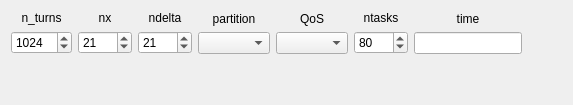
          <widget class="QWidget" name="tab_20">
           <attribute name="title">
            <string>Production</string>
           </attribute>
           <layout class="QVBoxLayout" name="verticalLayout_84">
            <item>
             <layout class="QHBoxLayout" name="horizontalLayout_45">
              <item>
               <layout class="QVBoxLayout" name="verticalLayout_85">
                <item>
                 <widget class="QLabel" name="label_117">
                  <property name="text">
                   <string>n_turns</string>
                  </property>
                  <property name="alignment">
                   <set>Qt::AlignCenter</set>
                  </property>
                 </widget>
                </item>
                <item>
                 <widget class="QSpinBox" name="spinBox_n_turns_fmap_px_prod">
                  <property name="sizePolicy">
                   <sizepolicy hsizetype="Preferred" vsizetype="Fixed">
                    <horstretch>0</horstretch>
                    <verstretch>0</verstretch>
                   </sizepolicy>
                  </property>
                  <property name="minimum">
                   <number>3</number>
                  </property>
                  <property name="maximum">
                   <number>10000</number>
                  </property>
                  <property name="value">
                   <number>1024</number>
                  </property>
                 </widget>
                </item>
               </layout>
              </item>
              <item>
               <layout class="QVBoxLayout" name="verticalLayout_86">
                <item>
                 <widget class="QLabel" name="label_118">
                  <property name="text">
                   <string>nx</string>
                  </property>
                  <property name="alignment">
                   <set>Qt::AlignCenter</set>
                  </property>
                 </widget>
                </item>
                <item>
                 <widget class="QSpinBox" name="spinBox_nx_fmap_px_prod">
                  <property name="sizePolicy">
                   <sizepolicy hsizetype="Preferred" vsizetype="Fixed">
                    <horstretch>0</horstretch>
                    <verstretch>0</verstretch>
                   </sizepolicy>
                  </property>
                  <property name="minimum">
                   <number>3</number>
                  </property>
                  <property name="maximum">
                   <number>1001</number>
                  </property>
                  <property name="value">
                   <number>21</number>
                  </property>
                 </widget>
                </item>
               </layout>
              </item>
              <item>
               <layout class="QVBoxLayout" name="verticalLayout_87">
                <item>
                 <widget class="QLabel" name="label_119">
                  <property name="text">
                   <string>ndelta</string>
                  </property>
                  <property name="alignment">
                   <set>Qt::AlignCenter</set>
                  </property>
                 </widget>
                </item>
                <item>
                 <widget class="QSpinBox" name="spinBox_ndelta_fmap_px_prod">
                  <property name="sizePolicy">
                   <sizepolicy hsizetype="Preferred" vsizetype="Fixed">
                    <horstretch>0</horstretch>
                    <verstretch>0</verstretch>
                   </sizepolicy>
                  </property>
                  <property name="minimum">
                   <number>3</number>
                  </property>
                  <property name="maximum">
                   <number>1001</number>
                  </property>
                  <property name="value">
                   <number>21</number>
                  </property>
                 </widget>
                </item>
               </layout>
              </item>
              <item>
               <layout class="QVBoxLayout" name="verticalLayout_88">
                <item>
                 <widget class="QLabel" name="label_120">
                  <property name="text">
                   <string>partition</string>
                  </property>
                  <property name="alignment">
                   <set>Qt::AlignCenter</set>
                  </property>
                 </widget>
                </item>
                <item>
                 <widget class="QComboBox" name="comboBox_partition_fmap_px_prod">
                  <property name="sizePolicy">
                   <sizepolicy hsizetype="Preferred" vsizetype="Fixed">
                    <horstretch>0</horstretch>
                    <verstretch>0</verstretch>
                   </sizepolicy>
                  </property>
                 </widget>
                </item>
               </layout>
              </item>
              <item>
               <layout class="QVBoxLayout" name="verticalLayout_162">
                <item>
                 <widget class="QLabel" name="label_169">
                  <property name="text">
                   <string>QoS</string>
                  </property>
                  <property name="alignment">
                   <set>Qt::AlignCenter</set>
                  </property>
                 </widget>
                </item>
                <item>
                 <widget class="QComboBox" name="comboBox_qos_fmap_px_prod">
                  <property name="sizePolicy">
                   <sizepolicy hsizetype="Preferred" vsizetype="Fixed">
                    <horstretch>0</horstretch>
                    <verstretch>0</verstretch>
                   </sizepolicy>
                  </property>
                 </widget>
                </item>
               </layout>
              </item>
              <item>
               <layout class="QVBoxLayout" name="verticalLayout_89">
                <item>
                 <widget class="QLabel" name="label_121">
                  <property name="text">
                   <string>ntasks</string>
                  </property>
                  <property name="alignment">
                   <set>Qt::AlignCenter</set>
                  </property>
                 </widget>
                </item>
                <item>
                 <widget class="QSpinBox" name="spinBox_ntasks_fmap_px_prod">
                  <property name="sizePolicy">
                   <sizepolicy hsizetype="Preferred" vsizetype="Fixed">
                    <horstretch>0</horstretch>
                    <verstretch>0</verstretch>
                   </sizepolicy>
                  </property>
                  <property name="specialValueText">
                   <string/>
                  </property>
                  <property name="minimum">
                   <number>2</number>
                  </property>
                  <property name="maximum">
                   <number>1000</number>
                  </property>
                  <property name="singleStep">
                   <number>2</number>
                  </property>
                  <property name="value">
                   <number>80</number>
                  </property>
                 </widget>
                </item>
               </layout>
              </item>
              <item>
               <layout class="QVBoxLayout" name="verticalLayout_90">
                <item>
                 <widget class="QLabel" name="label_time_common_8">
                  <property name="text">
                   <string>time</string>
                  </property>
                  <property name="alignment">
                   <set>Qt::AlignCenter</set>
                  </property>
                 </widget>
                </item>
                <item>
                 <widget class="QLineEdit" name="lineEdit_time_fmap_px_prod">
                  <property name="sizePolicy">
                   <sizepolicy hsizetype="Preferred" vsizetype="Fixed">
                    <horstretch>0</horstretch>
                    <verstretch>0</verstretch>
                   </sizepolicy>
                  </property>
                  <property name="toolTip">
                   <string>days-hours:minutes:seconds (&quot;days&quot; and &quot;hours&quot; are optional. For example, use &quot;5:00&quot; if you want 5 minutes.) Leave empty if you want to run up to the queue time limit.</string>
                  </property>
                 </widget>
                </item>
               </layout>
              </item>
              <item>
               <spacer name="horizontalSpacer_41">
                <property name="orientation">
                 <enum>Qt::Horizontal</enum>
                </property>
                <property name="sizeHint" stdset="0">
                 <size>
                  <width>40</width>
                  <height>20</height>
                 </size>
                </property>
               </spacer>
              </item>
             </layout>
            </item>
            <item>
             <spacer name="verticalSpacer_4">
              <property name="orientation">
               <enum>Qt::Vertical</enum>
              </property>
              <property name="sizeHint" stdset="0">
               <size>
                <width>20</width>
                <height>40</height>
               </size>
              </property>
             </spacer>
            </item>
           </layout>
          </widget>
